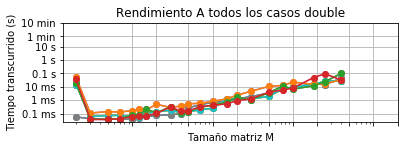

Here is the Python script that generated this plot:
import matplotlib.pyplot as plt

arch1 = open("Caso A.1 con float64 (double).txt", "r")
arch2 = open("Caso A.2 con float64 (double).txt", "r")
arch3 = open("Caso A.3 con float64 (double).txt", "r")
arch4 = open("Caso A.4 con float64 (double).txt", "r")
arch5 = open("Caso A.5 con float64 (double).txt", "r")
arch6 = open("Caso A.6 con float64 (double).txt", "r")
arch7 = open("Caso A.7 con float64 (double).txt", "r")

mat1 = arch1.read()
mat1 = mat1.split("\n")
mat1.pop(0)
mat1.pop(-1)

x=0
uno=0
un=0
e=0
tiempo1 = []
tamaño1 = []
prom1 =[]



M = int(len(mat1)/2)

for d in mat1:
    l=d.split()
    tiempo1.append(float(l[0]))
    tamaño1.append(float(l[1]))
    x+=1        

while uno<len(tiempo1):
    while e<len(mat1):
        un+=tiempo1[e]
        e+=M
    prom1.append(un/10)
    e+=1
    uno+=10
       
    
arch1.close()

mat2 = arch2.read()
mat2 = mat2.split("\n")
mat2.pop(0)
mat2.pop(-1)

x=0
tiempo2 = []
tamaño2 = []
prom=[]


M = int(len(mat2)/2)

for d in mat2:
    l=d.split()
    tiempo2.append(float(l[0]))
    tamaño2.append(float(l[1]))
    prom.append((float(l[0]))/10)
    x+=1        
    
arch2.close()

mat3 = arch3.read()
mat3 = mat3.split("\n")
mat3.pop(0)
mat3.pop(-1)

x=0
tiempo3 = []
tamaño3 = []
prom3=[]


M = int(len(mat3)/2)

for d in mat2:
    l=d.split()
    tiempo3.append(float(l[0]))
    tamaño3.append(float(l[1]))
    prom3.append((float(l[0]))/10)
    x+=1        
    
arch3.close()  


mat4 = arch4.read()
mat4 = mat4.split("\n")
mat4.pop(0)
mat4.pop(-1)

x=0
uno=0
un=0
e=0
tiempo4 = []
tamaño4 = []
prom4 =[]



M = int(len(mat4)/2)

for d in mat4:
    l=d.split()
    tiempo1.append(float(l[0]))
    tamaño1.append(float(l[1]))
    x+=1        

while uno<len(tiempo4):
    while e<len(mat4):
        un+=tiempo4[e]
        e+=M
    prom4.append(un/10)
    e+=1
    uno+=10
       
    
arch4.close()

mat5 = arch5.read()
mat5 = mat5.split("\n")
mat5.pop(0)
mat5.pop(-1)

x=0
uno=0
un=0
e=0
tiempo5 = []
tamaño5 = []
prom5 =[]



M = int(len(mat5)/2)

for d in mat5:
    l=d.split()
    tiempo5.append(float(l[0]))
    tamaño5.append(float(l[1]))
    x+=1        

while uno<len(tiempo5):
    while e<len(mat5):
        un+=tiempo5[e]
        e+=M
    prom5.append(un/10)
    e+=1
    uno+=10
       
    
arch5.close()

mat6 = arch6.read()
mat6 = mat6.split("\n")
mat6.pop(0)
mat6.pop(-1)

x=0
uno=0
un=0
e=0
tiempo6 = []
tamaño6 = []
prom6 =[]



M = int(len(mat6)/2)

for d in mat6:
    l=d.split()
    tiempo6.append(float(l[0]))
    tamaño6.append(float(l[1]))
    x+=1        

while uno<len(tiempo6):
    while e<len(mat6):
        un+=tiempo6[e]
        e+=M
    prom6.append(un/10)
    e+=1
    uno+=10
       
    
arch6.close()

mat7 = arch7.read()
mat7 = mat7.split("\n")
mat7.pop(0)
mat7.pop(-1)

x=0
uno=0
un=0
e=0
tiempo7 = []
tamaño7 = []
prom7 =[]



M = int(len(mat7)/2)

for d in mat7:
    l=d.split()
    tiempo7.append(float(l[0]))
    tamaño7.append(float(l[1]))
    x+=1        

while uno<len(tiempo7):
    while e<len(mat7):
        un+=tiempo1[e]
        e+=M
    prom7.append(un/10)
    e+=1
    uno+=10
       
    
arch7.close()            

x1 = ["10","20","50","100","200","500","1000","2000","5000","10000","20000"]
T1 = [10,20,50,100,200,500,1000,2000,5000,10000,20000]

y1 = ["0.1 ms", "1 ms", "10 ms","0.1 s", "1 s", "10 s", "1 min", "10 min"]
dt1 = [0.1/1000,1/1000,10/1000,0.1,1,10,60,60*10]

y2 = ["1 KB", "10KB", "100 KB", "1 MB", "10 MB", "100 MB", "1 GB", "10 GB"]
m1 = [1*10**3,10*10**3,100*10**3,1*10**6,10*10**6,100*10**6,1*10**9,10*10**9]


plt.figure(1)
plt.subplot(2,1,1)
plt.title("Rendimiento A todos los casos double")
i=0
j=0
while i < 10:
    while j < len(mat1):
        plt.loglog(tamaño1[j:j+22],tiempo1[0:22], "o-")
        plt.loglog(tamaño2[0:22],tiempo2[0:22], "o-")
        plt.loglog(tamaño3[0:22],tiempo3[0:22], "o-")
        plt.loglog(tamaño4[j:j+22],tiempo4[0:22], "o-")
        plt.loglog(tamaño5[0:22],tiempo5[0:22], "o-")
        plt.loglog(tamaño6[0:22],tiempo6[0:22], "o-")
        plt.loglog(tamaño7[0:22],tiempo7[0:22], "o-")
        j+=M
    i+=1



plt.yticks(dt1, y1)
plt.xticks(T1, x1, rotation=45)
plt.xticks(T1, ["","","","","","","","","",""])
plt.xlim(right=20000)
plt.grid()
plt.ylabel("Tiempo transcurrido (s)")
plt.xlabel("Tamaño matriz M")



plt.savefig("Redimiento de inversion")
plt.show()
